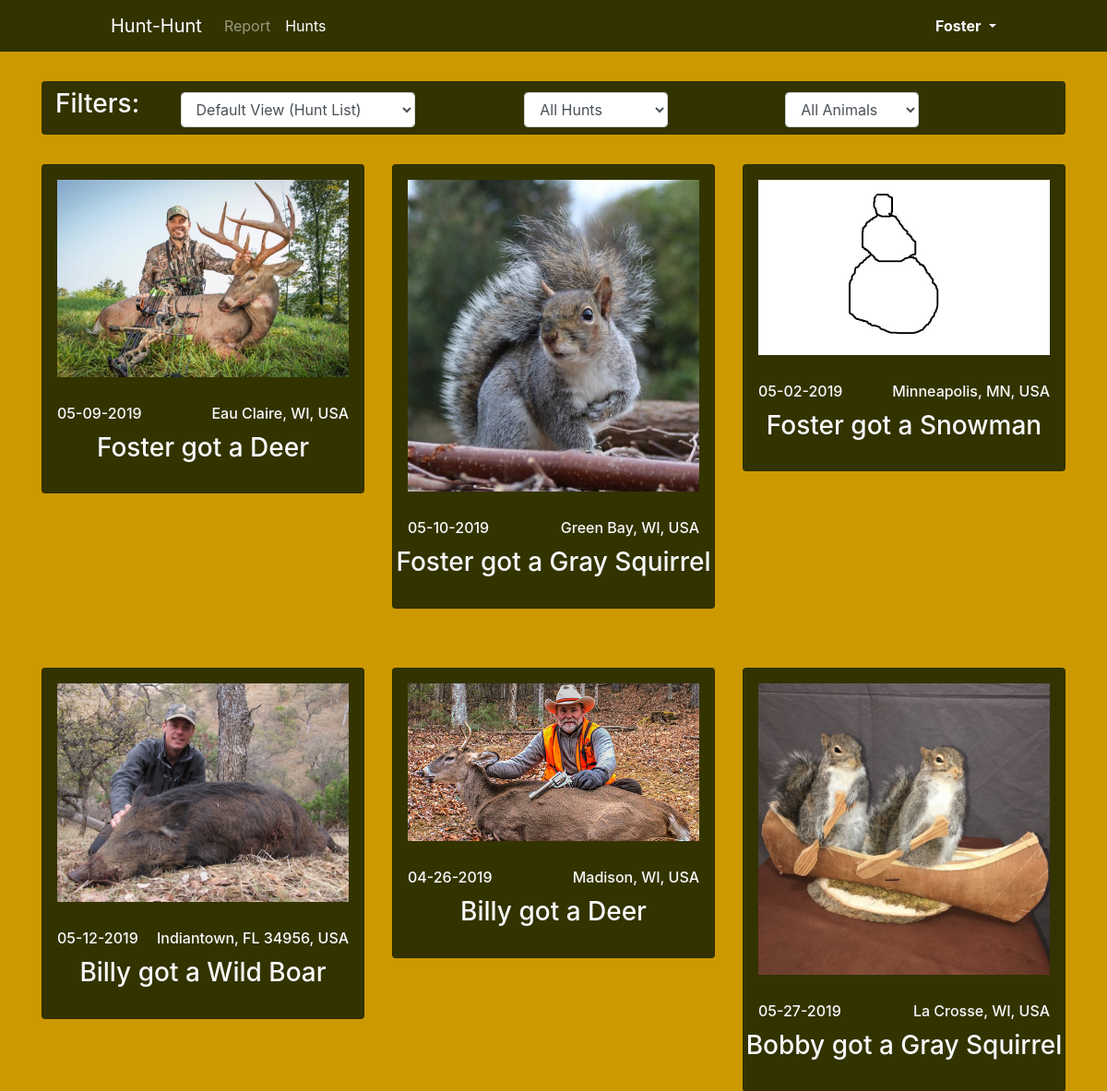
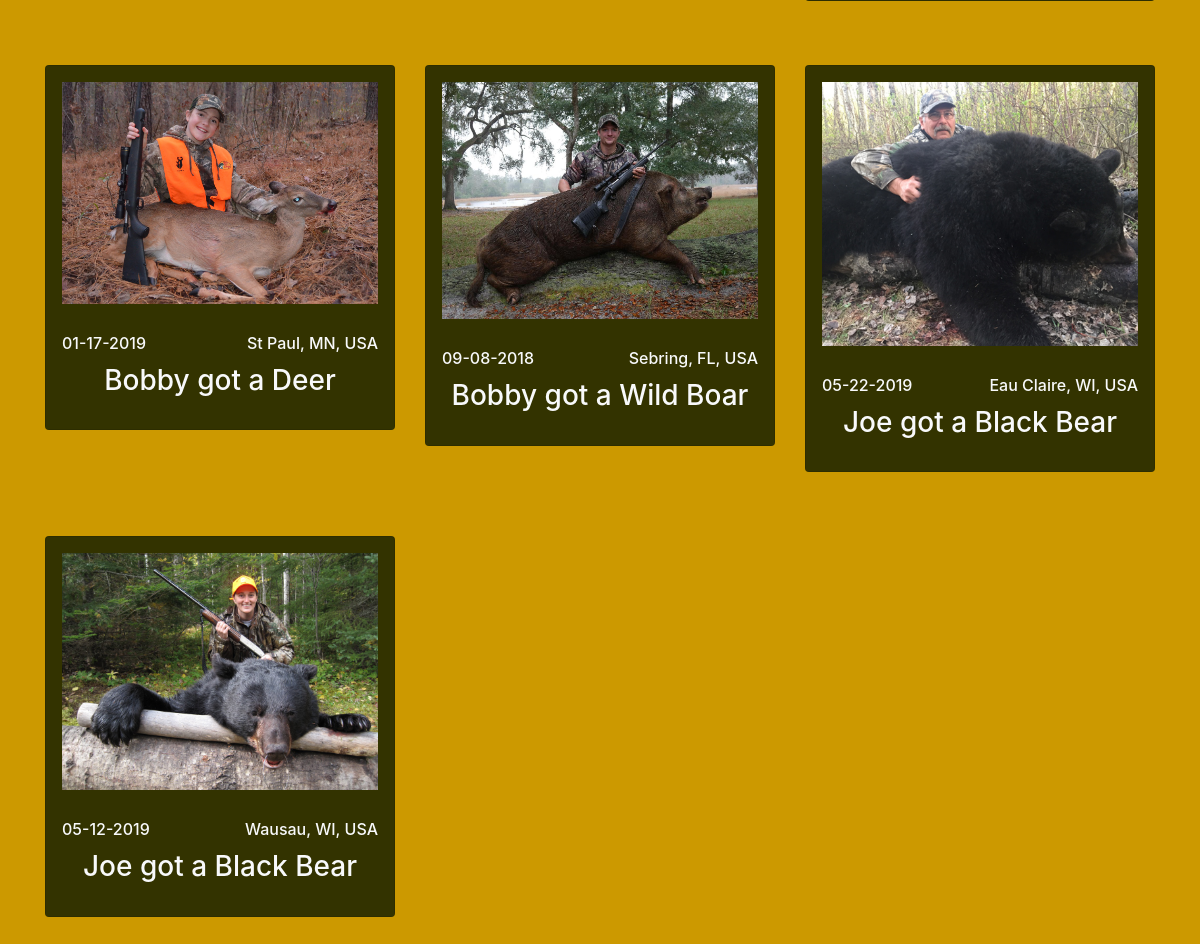
Screenshot of /hunts.php (signed in) with the database file from the repository (2 pictures, top to bottom).
### tables this page shows
CREATE TABLE `hunts` (
  `hunt_id` int(11) NOT NULL,
  `huntDate` date NOT NULL,
  `isSuccess` varchar(10) NOT NULL,
  `animal_id` int(11) NOT NULL,
  `location_id` int(11) NOT NULL,
  `user_id` int(11) NOT NULL
);

CREATE TABLE `locations` (
  `location_id` int(11) NOT NULL,
  `locationName` varchar(64) NOT NULL,
  `longitude` double NOT NULL,
  `latitude` double NOT NULL
);

CREATE TABLE `users` (
  `user_id` int(11) NOT NULL,
  `username` varchar(64) NOT NULL,
  `password` varchar(256) NOT NULL
);

CREATE TABLE `animals` (
  `animal_id` int(11) NOT NULL,
  `animalName` varchar(64) NOT NULL
);

### hunts.php (the view, shortened to what this page needs)
<?php
  $database = new Connection();
  $conn = $database->openConnection();
  $view = "huntView";
  $huntSelector = "allHunts";
  $addSuccessesOnly = " WHERE hunts.isSuccess = 'true'";
  $addUserHuntsToQuery = "";
  $addAnimalToQuery = "";
  $query = 'SELECT * FROM  hunts
                      INNER JOIN animals ON hunts.animal_id = animals.animal_id
                        INNER JOIN users ON hunts.user_id = users.user_id
                          INNER JOIN locations ON hunts.location_id = locations.location_id' . $addUserHuntsToQuery . $addAnimalToQuery . $addSuccessesOnly . ';';
  $statement = $conn->prepare($query);
  $statement->execute();
  $hunt_tuples = $statement->fetchAll();
?>
<!DOCTYPE html>
<html>
  <head>
    <link rel="stylesheet" href="https://stackpath.bootstrapcdn.com/bootstrap/4.3.1/css/bootstrap.min.css">
    <link rel="stylesheet" type="text/css" href="hunt.css">
  </head>
  <body>
    <?php include 'nav.php' ?>
    <div class="container">
      <div class="pt-3">
          <form method="get">
            <div class="row rounded green pt-2 pb-2 mx-auto">
              <div class="col-1 text-light">
                <h3>Filters: </h3>
              </div>
              <div class="col col-sm-4 pt-1">
    						<select style="width: auto; margin: auto;" class="form-control" onchange="this.form.submit()" name="view">
    							<option value="huntView" <?php if($view == 'huntView') { echo " selected"; } ?>>Default View (Hunt List)</option>
    						</select>
              </div>
              <?php if(isset($_SESSION['username'])){?>
                <div class="col col-sm-3 pt-1">
                  <select style="width: auto; margin: auto;" class="form-control" onchange="this.form.submit()" name="huntSelector">
                    <option value="allHunts" <?php if($huntSelector == 'allHunts') { echo " selected"; } ?>>All Hunts</option>
                  </select>
                </div>
              <?php } ?>
              <div class="col col-sm-3 pt-1">
                <select style="width: auto; margin: auto;" class="form-control" onchange="this.form.submit()" name="animalSelector">
                  <option value="allAnimals">All Animals</option>
                </select>
              </div>
            </div>
					</form>
        </div>
      <?php if($view == 'huntView') { ?>
        <div class="row">
          <?php
            foreach ($hunt_tuples as $hunt) {
              if($hunt['isSuccess'] == 'true'){
                $dateToString = $hunt['huntDate'];
                $dateSplit = explode("-", $dateToString);
                $stringDate = $dateSplit[1] . '-' . $dateSplit[2] . '-' . $dateSplit[0];
    					    if(isset($_SESSION['username'])){$currentUserID = $_SESSION['user_id'];} ?>
    							<div class="col-12 col-sm-6 col-md-6 col-lg-5 col-xl-4 mt-3 pt-3 pb-3" id="hunt<?php echo $hunt['hunt_id']; ?>">
    								<div class="card mb-3 green">
    									<img src="images/hunt<?php echo $hunt['hunt_id']; ?>.jpg" class="d-block w-300 mx-auto m-3 rounded-more img-fluid pl-3 pr-3" alt="Picture of <?php echo $hunt['user_id']; ?>">
    									<div class="card-body pl-0 ml-0 pr-0 mr-0 text-light green ">
                        <h6 class="card-subtitle float-left pl-3"><?php echo $stringDate; ?></h6>
                        <h6 class="card-subtitle float-right pr-3"><?php echo $hunt['locationName']; ?></h6>
                        <h3 class="card-title mx-auto text-center"><?php echo $hunt['username'] . ' got a ' . $hunt['animalName']; ?></h3>
    									</div>
    								</div>
    							</div>
  				     <?php }
             }?>
  			</div>
      <?php } ?>
    </div>
  </body>
</html>

### hunt.css (style rules this page uses)
body { background-color: #CC9900; }
.green { background-color: #333300; }
.rounded-more { border-radius: 10px; }

### rows the page displays
hunts: shows a picture, huntDate "05-09-2019", location.locationName "Eau Claire, WI, USA", user.username "Foster", animal.animalName "Deer"
hunts: shows a picture, huntDate "05-10-2019", location.locationName "Green Bay, WI, USA", user.username "Foster", animal.animalName "Gray Squirrel"
hunts: shows a picture, huntDate "05-02-2019", location.locationName "Minneapolis, MN, USA", user.username "Foster", animal.animalName "Snowman"
hunts: shows a picture, huntDate "05-12-2019", location.locationName "Indiantown, FL 34956, USA", user.username "Billy", animal.animalName "Wild Boar"
hunts: shows a picture, huntDate "04-26-2019", location.locationName "Madison, WI, USA", user.username "Billy", animal.animalName "Deer"
hunts: shows a picture, huntDate "05-27-2019", location.locationName "La Crosse, WI, USA", user.username "Bobby", animal.animalName "Gray Squirrel"
hunts: shows a picture, huntDate "01-17-2019", location.locationName "St Paul, MN, USA", user.username "Bobby", animal.animalName "Deer"
hunts: shows a picture, huntDate "09-08-2018", location.locationName "Sebring, FL, USA", user.username "Bobby", animal.animalName "Wild Boar"
hunts: shows a picture, huntDate "05-22-2019", location.locationName "Eau Claire, WI, USA", user.username "Joe", animal.animalName "Black Bear"
hunts: shows a picture, huntDate "05-12-2019", location.locationName "Wausau, WI, USA", user.username "Joe", animal.animalName "Black Bear"

### other values shown
$_SESSION['username'] "Foster"
